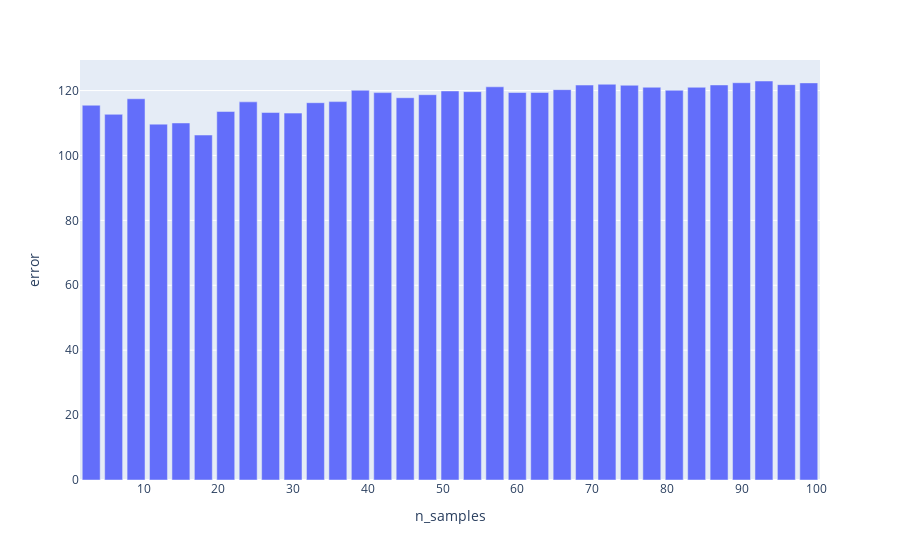

This figure's notebook cell:
### Code cell
n_samples = []
errors = []

for i in range(3,min(len(df), 100),3):
    arr = [Circle(COORDS[row["anchor"]][0], COORDS[row["anchor"]][1], row["distance"]) for _, row in df.head(i).iterrows()]
    # display(arr)
    # arr = [Circle(100, 100, 50),  
    # Circle(100, 50, 50),
    # Circle(50, 50, 50),
    # Circle(50, 100, 50)]
            
    result, meta = easy_least_squares(arr)  
    # print(result)
    n_samples.append(i)
    errors.append(distance(result.center, Point(*COORDS["T"])))
    # create_circle(result, target=True)  
    # draw(arr)
df2 = pd.DataFrame({"n_samples": n_samples, "error": errors})
# display(df2)
px.bar(df2, x="n_samples", y="error")

### Figure 1 — Plotly figure (JSON) as saved in the notebook; plotly's stock layout.template omitted (floating-point values rounded to 4 significant figures)
{"data": [{"alignmentgroup": "True", "hovertemplate": "n_samples=%{x}<br>error=%{y}<extra></extra>", "legendgroup": "", "marker": {"color": "#636efa", "pattern": {"shape": ""}}, "name": "", "offsetgroup": "", "orientation": "v", "showlegend": false, "textposition": "auto", "type": "bar", "x": [3, 6, 9, 12, 15, 18, 21, 24, 27, 30, 33, 36, 39, 42, 45, 48, 51, 54, 57, 60, 63, 66, 69, 72, 75, 78, 81, 84, 87, 90, 93, 96, 99], "xaxis": "x", "y": [115.5, 112.7, 117.5, 109.7, 110.0, 106.3, 113.5, 116.5, 113.2, 113.1, 116.3, 116.6, 120.1, 119.4, 117.8, 118.7, 119.9, 119.7, 121.2, 119.4, 119.4, 120.3, 121.7, 121.9, 121.6, 121.0, 120.1, 121.0, 121.7, 122.4, 122.9, 121.8, 122.4], "yaxis": "y"}], "layout": {"barmode": "relative", "legend": {"tracegroupgap": 0}, "margin": {"t": 60}, "xaxis": {"anchor": "y", "domain": [0, 1], "title": {"text": "n_samples"}}, "yaxis": {"anchor": "x", "domain": [0, 1], "title": {"text": "error"}}}}
